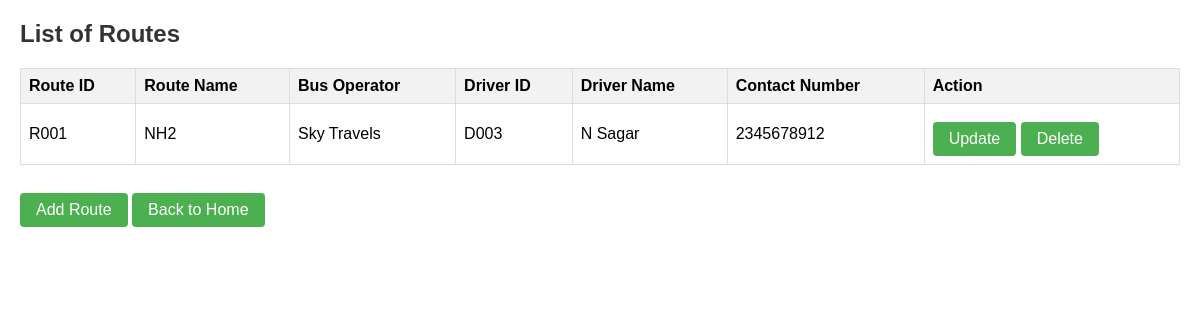
The app's page /route/route_list/ with its own data.
### busroute/models.py (models this page shows, shortened)
class Route(models.Model):
    route_id=models.CharField(max_length=5, primary_key=True)
    route_name=models.CharField(max_length=20)
    bus_operator=models.CharField(max_length=20)
    driver_id=models.CharField(max_length=20, unique=True)
    driver_name=models.CharField(max_length=20)
    contact_no=models.BigIntegerField()

### busroute/views.py (the view)
# urls.py: path('route_list/', views.list_route, name='list_route'),
def list_route(request):
    routes = Route.objects.all()
    return render(request,'route_list.html',{'routes': routes})

### templates/route_list.html (shortened to what this page needs)
<!DOCTYPE html>
<html lang="en">
<head>
</head>
<body>
    <h2>List of Routes</h2>
    <table>
        <tr>
            <th>Route ID</th>
            <th>Route Name</th>
            <th>Bus Operator</th>
            <th>Driver ID</th>
            <th>Driver Name</th>
            <th>Contact Number</th>
            <th>Action</th>
        </tr>
        {% for route in routes %}
            <tr>
                <td>{{ route.route_id }}</td>
                <td>{{ route.route_name }}</td>
                <td>{{ route.bus_operator }}</td>
                <td>{{ route.driver_id }}</td>
                <td>{{ route.driver_name }}</td>
                <td>{{ route.contact_no }}</td>
                <td>
                    <a href="{% url 'update_route' route_id=route.route_id %}" class="button">Update</a>
                    <a href="{% url 'delete_route' route_id=route.route_id %}" class="button button-red">Delete</a>
                </td>
            </tr>
        {% endfor %}
    </table>
    <br>
    <a href="{% url 'add_route' %}" class="button">Add Route</a>
    <a href="{% url 'class_list' %}" class="button">Back to Home</a>
</body>
</html>

### templates/route_list.html (style rules this page uses)
body { font-family: Arial, sans-serif; margin: 20px; }
h2 { color: #333; }
table { width: 100%; border-collapse: collapse; margin-top: 20px; }
th, td { border: 1px solid #ddd; padding: 8px; text-align: left; }
th { background-color: #f2f2f2; }
a.button { display: inline-block; padding: 8px 16px; text-align: center; text-decoration: none; background-color: #4CAF50; color: white; border: none; border-radius: 4px; cursor: pointer; margin-top: 10px; }

### records on screen
Route: route_id "R001", route_name "NH2", bus_operator "Sky Travels", driver_id "D003", driver_name "N Sagar", contact_no "2345678912"
